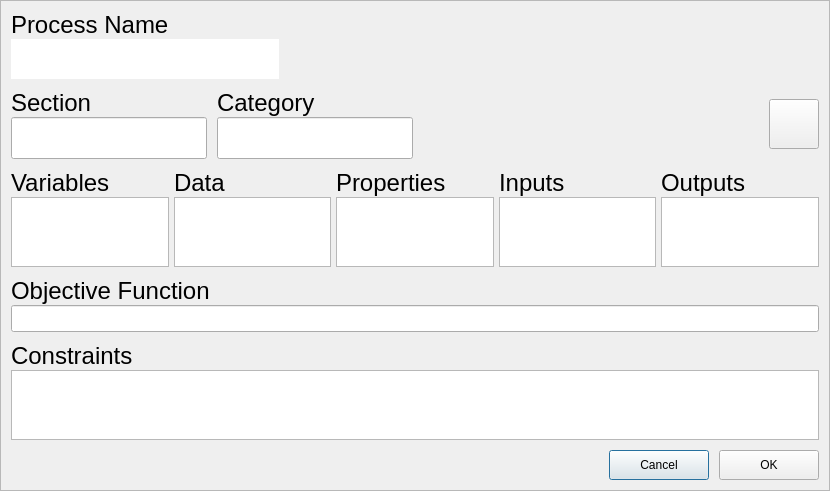
<?xml version="1.0" encoding="UTF-8"?>
<ui version="4.0">
 <class>ProcessDialog</class>
 <widget class="QDialog" name="ProcessDialog">
  <property name="geometry">
   <rect>
    <x>0</x>
    <y>0</y>
    <width>830</width>
    <height>462</height>
   </rect>
  </property>
  <property name="windowTitle">
   <string>Dialog</string>
  </property>
  <layout class="QVBoxLayout" name="verticalLayout">
   <property name="spacing">
    <number>0</number>
   </property>
   <property name="leftMargin">
    <number>0</number>
   </property>
   <property name="topMargin">
    <number>0</number>
   </property>
   <property name="rightMargin">
    <number>0</number>
   </property>
   <property name="bottomMargin">
    <number>0</number>
   </property>
   <item>
    <widget class="QFrame" name="dialog_frame">
     <property name="frameShape">
      <enum>QFrame::StyledPanel</enum>
     </property>
     <property name="frameShadow">
      <enum>QFrame::Plain</enum>
     </property>
     <property name="lineWidth">
      <number>0</number>
     </property>
     <layout class="QVBoxLayout" name="verticalLayout_3">
      <property name="spacing">
       <number>10</number>
      </property>
      <property name="leftMargin">
       <number>10</number>
      </property>
      <property name="topMargin">
       <number>10</number>
      </property>
      <property name="rightMargin">
       <number>10</number>
      </property>
      <property name="bottomMargin">
       <number>10</number>
      </property>
      <item>
       <layout class="QHBoxLayout" name="top_input_horizontal">
        <property name="spacing">
         <number>0</number>
        </property>
        <item>
         <layout class="QVBoxLayout" name="name_vertical" stretch="0,1">
          <property name="spacing">
           <number>0</number>
          </property>
          <item>
           <widget class="QLabel" name="process_label">
            <property name="maximumSize">
             <size>
              <width>200</width>
              <height>16777215</height>
             </size>
            </property>
            <property name="font">
             <font>
              <family>Arial</family>
              <pointsize>18</pointsize>
             </font>
            </property>
            <property name="locale">
             <locale language="English" country="UnitedStates"/>
            </property>
            <property name="text">
             <string>Process Name</string>
            </property>
           </widget>
          </item>
          <item>
           <layout class="QHBoxLayout" name="value_horizontal">
            <property name="spacing">
             <number>10</number>
            </property>
            <item>
             <widget class="PropertyEdit" name="process_name">
              <property name="maximumSize">
               <size>
                <width>300</width>
                <height>16777215</height>
               </size>
              </property>
              <property name="font">
               <font>
                <family>Arial</family>
                <pointsize>22</pointsize>
               </font>
              </property>
              <property name="locale">
               <locale language="English" country="Germany"/>
              </property>
              <property name="text">
               <string/>
              </property>
              <property name="frame">
               <bool>false</bool>
              </property>
             </widget>
            </item>
            <item>
             <widget class="ToolButton" name="button_add">
              <property name="enabled">
               <bool>false</bool>
              </property>
              <property name="locale">
               <locale language="English" country="UnitedStates"/>
              </property>
              <property name="text">
               <string/>
              </property>
              <property name="icon">
               <iconset resource="osdria_app.qrc">
                <normaloff>:/icons/img/add_normal@2x.png</normaloff>
                <disabledoff>:/icons/img/add_select@2x.png</disabledoff>:/icons/img/add_normal@2x.png</iconset>
              </property>
              <property name="iconSize">
               <size>
                <width>22</width>
                <height>22</height>
               </size>
              </property>
              <property name="autoRaise">
               <bool>true</bool>
              </property>
             </widget>
            </item>
           </layout>
          </item>
         </layout>
        </item>
        <item>
         <spacer name="horizontalSpacer">
          <property name="orientation">
           <enum>Qt::Horizontal</enum>
          </property>
          <property name="sizeHint" stdset="0">
           <size>
            <width>500</width>
            <height>20</height>
           </size>
          </property>
         </spacer>
        </item>
       </layout>
      </item>
      <item>
       <layout class="QHBoxLayout" name="horizontalLayout">
        <item>
         <layout class="QVBoxLayout" name="section_vertical">
          <property name="spacing">
           <number>0</number>
          </property>
          <item>
           <widget class="QLabel" name="section_label">
            <property name="maximumSize">
             <size>
              <width>200</width>
              <height>16777215</height>
             </size>
            </property>
            <property name="font">
             <font>
              <family>Arial</family>
              <pointsize>18</pointsize>
             </font>
            </property>
            <property name="text">
             <string>Section</string>
            </property>
           </widget>
          </item>
          <item>
           <widget class="PropertyEdit" name="section_value">
            <property name="maximumSize">
             <size>
              <width>200</width>
              <height>16777215</height>
             </size>
            </property>
            <property name="font">
             <font>
              <family>Arial</family>
              <pointsize>22</pointsize>
             </font>
            </property>
           </widget>
          </item>
         </layout>
        </item>
        <item>
         <layout class="QVBoxLayout" name="category_vertical">
          <property name="spacing">
           <number>0</number>
          </property>
          <item>
           <widget class="QLabel" name="category_label">
            <property name="maximumSize">
             <size>
              <width>200</width>
              <height>16777215</height>
             </size>
            </property>
            <property name="font">
             <font>
              <family>Arial</family>
              <pointsize>18</pointsize>
             </font>
            </property>
            <property name="text">
             <string>Category</string>
            </property>
           </widget>
          </item>
          <item>
           <widget class="PropertyEdit" name="category_value">
            <property name="maximumSize">
             <size>
              <width>200</width>
              <height>16777215</height>
             </size>
            </property>
            <property name="font">
             <font>
              <family>Arial</family>
              <pointsize>22</pointsize>
             </font>
            </property>
           </widget>
          </item>
         </layout>
        </item>
        <item>
         <spacer name="horizontalSpacer_2">
          <property name="orientation">
           <enum>Qt::Horizontal</enum>
          </property>
          <property name="sizeHint" stdset="0">
           <size>
            <width>350</width>
            <height>20</height>
           </size>
          </property>
         </spacer>
        </item>
        <item>
         <widget class="QToolButton" name="button_icon">
          <property name="sizePolicy">
           <sizepolicy hsizetype="Fixed" vsizetype="Fixed">
            <horstretch>0</horstretch>
            <verstretch>0</verstretch>
           </sizepolicy>
          </property>
          <property name="minimumSize">
           <size>
            <width>50</width>
            <height>50</height>
           </size>
          </property>
          <property name="maximumSize">
           <size>
            <width>50</width>
            <height>50</height>
           </size>
          </property>
          <property name="cursor">
           <cursorShape>PointingHandCursor</cursorShape>
          </property>
          <property name="styleSheet">
           <string notr="true"/>
          </property>
          <property name="text">
           <string/>
          </property>
          <property name="icon">
           <iconset resource="osdria_app.qrc">
            <normaloff>:/icons/img/process_icon@2x.png</normaloff>:/icons/img/process_icon@2x.png</iconset>
          </property>
          <property name="iconSize">
           <size>
            <width>40</width>
            <height>40</height>
           </size>
          </property>
         </widget>
        </item>
       </layout>
      </item>
      <item>
       <layout class="QHBoxLayout" name="selector_layout">
        <property name="spacing">
         <number>5</number>
        </property>
        <item>
         <layout class="QVBoxLayout" name="variables_layout">
          <property name="spacing">
           <number>0</number>
          </property>
          <item>
           <widget class="QLabel" name="variables_label">
            <property name="font">
             <font>
              <family>Arial</family>
              <pointsize>18</pointsize>
             </font>
            </property>
            <property name="text">
             <string>Variables</string>
            </property>
           </widget>
          </item>
          <item>
           <widget class="ProcessListView" name="variables_list">
            <property name="font">
             <font>
              <family>Arial</family>
             </font>
            </property>
           </widget>
          </item>
         </layout>
        </item>
        <item>
         <layout class="QVBoxLayout" name="data_layout">
          <property name="spacing">
           <number>0</number>
          </property>
          <item>
           <widget class="QLabel" name="data_label">
            <property name="font">
             <font>
              <family>Arial</family>
              <pointsize>18</pointsize>
             </font>
            </property>
            <property name="text">
             <string>Data</string>
            </property>
           </widget>
          </item>
          <item>
           <widget class="ProcessListView" name="data_list">
            <property name="font">
             <font>
              <family>Arial</family>
             </font>
            </property>
           </widget>
          </item>
         </layout>
        </item>
        <item>
         <layout class="QVBoxLayout" name="properties_layout">
          <property name="spacing">
           <number>0</number>
          </property>
          <item>
           <widget class="QLabel" name="properties_label">
            <property name="font">
             <font>
              <family>Arial</family>
              <pointsize>18</pointsize>
             </font>
            </property>
            <property name="text">
             <string>Properties</string>
            </property>
           </widget>
          </item>
          <item>
           <widget class="ProcessListView" name="properties_list">
            <property name="font">
             <font>
              <family>Arial</family>
             </font>
            </property>
           </widget>
          </item>
         </layout>
        </item>
        <item>
         <layout class="QVBoxLayout" name="inputs_layout">
          <property name="spacing">
           <number>0</number>
          </property>
          <item>
           <widget class="QLabel" name="inputs_label">
            <property name="font">
             <font>
              <family>Arial</family>
              <pointsize>18</pointsize>
             </font>
            </property>
            <property name="text">
             <string>Inputs</string>
            </property>
           </widget>
          </item>
          <item>
           <widget class="ProcessListView" name="inputs_list">
            <property name="font">
             <font>
              <family>Arial</family>
             </font>
            </property>
           </widget>
          </item>
         </layout>
        </item>
        <item>
         <layout class="QVBoxLayout" name="outputs_layout">
          <property name="spacing">
           <number>0</number>
          </property>
          <item>
           <widget class="QLabel" name="outputs_label">
            <property name="font">
             <font>
              <family>Arial</family>
              <pointsize>18</pointsize>
             </font>
            </property>
            <property name="text">
             <string>Outputs</string>
            </property>
           </widget>
          </item>
          <item>
           <widget class="ProcessListView" name="outputs_list">
            <property name="font">
             <font>
              <family>Arial</family>
             </font>
            </property>
           </widget>
          </item>
         </layout>
        </item>
       </layout>
      </item>
      <item>
       <layout class="QVBoxLayout" name="objective_vertical">
        <property name="spacing">
         <number>0</number>
        </property>
        <item>
         <widget class="QLabel" name="objective_label">
          <property name="font">
           <font>
            <family>Arial</family>
            <pointsize>18</pointsize>
           </font>
          </property>
          <property name="text">
           <string>Objective Function</string>
          </property>
         </widget>
        </item>
        <item>
         <widget class="QLineEdit" name="objective_value">
          <property name="font">
           <font>
            <family>Arial</family>
            <pointsize>12</pointsize>
           </font>
          </property>
         </widget>
        </item>
       </layout>
      </item>
      <item>
       <layout class="QVBoxLayout" name="constraints_vertical">
        <property name="spacing">
         <number>0</number>
        </property>
        <item>
         <widget class="QLabel" name="constraints_label">
          <property name="font">
           <font>
            <family>Arial</family>
            <pointsize>18</pointsize>
           </font>
          </property>
          <property name="text">
           <string>Constraints</string>
          </property>
         </widget>
        </item>
        <item>
         <widget class="QTextEdit" name="constraints_value">
          <property name="font">
           <font>
            <family>Arial</family>
            <pointsize>12</pointsize>
           </font>
          </property>
          <property name="locale">
           <locale language="English" country="Germany"/>
          </property>
          <property name="frameShape">
           <enum>QFrame::StyledPanel</enum>
          </property>
          <property name="frameShadow">
           <enum>QFrame::Plain</enum>
          </property>
          <property name="lineWidth">
           <number>0</number>
          </property>
         </widget>
        </item>
       </layout>
      </item>
      <item>
       <layout class="QHBoxLayout" name="bottom_button_layout">
        <property name="spacing">
         <number>-1</number>
        </property>
        <item>
         <spacer name="bottom_button_spacer">
          <property name="orientation">
           <enum>Qt::Horizontal</enum>
          </property>
          <property name="sizeHint" stdset="0">
           <size>
            <width>40</width>
            <height>20</height>
           </size>
          </property>
         </spacer>
        </item>
        <item>
         <widget class="QPushButton" name="cancel_button">
          <property name="minimumSize">
           <size>
            <width>100</width>
            <height>30</height>
           </size>
          </property>
          <property name="locale">
           <locale language="English" country="Germany"/>
          </property>
          <property name="text">
           <string>Cancel</string>
          </property>
          <property name="flat">
           <bool>false</bool>
          </property>
         </widget>
        </item>
        <item>
         <widget class="QPushButton" name="apply_button">
          <property name="minimumSize">
           <size>
            <width>100</width>
            <height>30</height>
           </size>
          </property>
          <property name="text">
           <string>OK</string>
          </property>
          <property name="flat">
           <bool>false</bool>
          </property>
         </widget>
        </item>
       </layout>
      </item>
     </layout>
    </widget>
   </item>
  </layout>
 </widget>
 <customwidgets>
  <customwidget>
   <class>PropertyEdit</class>
   <extends>QLineEdit</extends>
   <header>views/components/property_edit.h</header>
  </customwidget>
  <customwidget>
   <class>ToolButton</class>
   <extends>QToolButton</extends>
   <header>views/components/tool_button.h</header>
  </customwidget>
  <customwidget>
   <class>ProcessListView</class>
   <extends>QListView</extends>
   <header>views/components/process_list_view.h</header>
  </customwidget>
 </customwidgets>
 <resources>
  <include location="osdria_app.qrc"/>
 </resources>
 <connections/>
</ui>
